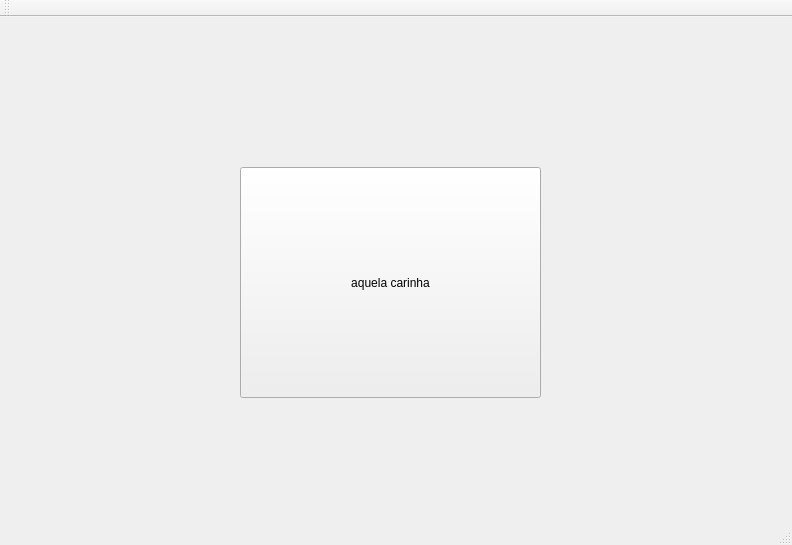
<?xml version="1.0" encoding="UTF-8"?>
<ui version="4.0">
 <class>MainWindow</class>
 <widget class="QMainWindow" name="MainWindow">
  <property name="geometry">
   <rect>
    <x>0</x>
    <y>0</y>
    <width>792</width>
    <height>545</height>
   </rect>
  </property>
  <property name="windowTitle">
   <string>MainWindow</string>
  </property>
  <widget class="QWidget" name="centralWidget">
   <widget class="QPushButton" name="botao1">
    <property name="geometry">
     <rect>
      <x>240</x>
      <y>150</y>
      <width>301</width>
      <height>231</height>
     </rect>
    </property>
    <property name="text">
     <string>aquela carinha</string>
    </property>
   </widget>
   <widget class="QLabel" name="label">
    <property name="geometry">
     <rect>
      <x>-20</x>
      <y>-130</y>
      <width>911</width>
      <height>651</height>
     </rect>
    </property>
    <property name="text">
     <string/>
    </property>
    <property name="pixmap">
     <pixmap resource="imagens.qrc">:/imagens/fundo-vermelho.jpg</pixmap>
    </property>
   </widget>
   <zorder>label</zorder>
   <zorder>botao1</zorder>
  </widget>
  <widget class="QMenuBar" name="menuBar">
   <property name="geometry">
    <rect>
     <x>0</x>
     <y>0</y>
     <width>792</width>
     <height>22</height>
    </rect>
   </property>
  </widget>
  <widget class="QToolBar" name="mainToolBar">
   <attribute name="toolBarArea">
    <enum>TopToolBarArea</enum>
   </attribute>
   <attribute name="toolBarBreak">
    <bool>false</bool>
   </attribute>
  </widget>
  <widget class="QStatusBar" name="statusBar"/>
 </widget>
 <layoutdefault spacing="6" margin="11"/>
 <resources>
  <include location="imagens.qrc"/>
 </resources>
 <connections/>
</ui>
